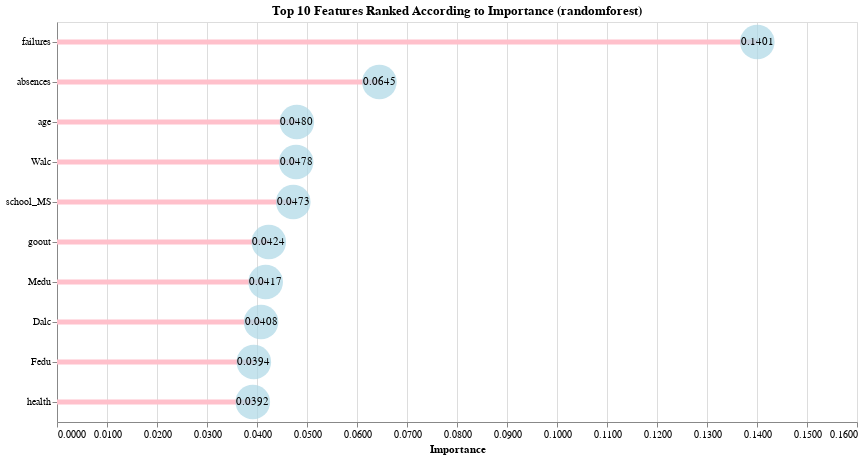

Notebook code cell kept with this figure:
### Code cell
chart = alt.layer(c1,c2,c3)
chart.configure(
    numberFormat="0.4f"
).properties(
    title = "Top 10 Features Ranked According to Importance ("+list(test_rmse.head(1).index)[0]+")",
    width = 800,
    height = 400
)

### Figure 1 — Vega-Lite specification as saved in the notebook (floating-point values rounded to 4 significant figures)
{"$schema": "https://vega.github.io/schema/vega-lite/v3.4.0.json", "config": {"mark": {"tooltip": null}, "numberFormat": "0.4f", "view": {"height": 300, "width": 400}}, "datasets": {"data-769176b103472f6ab10bd2d34d55b47b": [{"Importance": 0.1401, "index": "failures"}, {"Importance": 0.06448, "index": "absences"}, {"Importance": 0.04797, "index": "age"}, {"Importance": 0.04783, "index": "Walc"}, {"Importance": 0.04725, "index": "school_MS"}, {"Importance": 0.04235, "index": "goout"}, {"Importance": 0.04173, "index": "Medu"}, {"Importance": 0.04082, "index": "Dalc"}, {"Importance": 0.03936, "index": "Fedu"}, {"Importance": 0.03916, "index": "health"}]}, "height": 400, "layer": [{"data": {"name": "data-769176b103472f6ab10bd2d34d55b47b"}, "encoding": {"x": {"field": "Importance", "type": "quantitative"}, "y": {"field": "index", "sort": {"field": "Importance", "order": "descending"}, "title": null, "type": "nominal"}}, "mark": {"color": "pink", "size": 5, "type": "bar"}}, {"data": {"name": "data-769176b103472f6ab10bd2d34d55b47b"}, "encoding": {"text": {"field": "Importance", "type": "quantitative"}, "x": {"field": "Importance", "type": "quantitative"}, "y": {"field": "index", "sort": {"field": "Importance", "order": "descending"}, "type": "nominal"}}, "mark": {"color": "lightblue", "size": 1200, "type": "circle"}}, {"data": {"name": "data-769176b103472f6ab10bd2d34d55b47b"}, "encoding": {"text": {"field": "Importance", "type": "quantitative"}, "x": {"field": "Importance", "type": "quantitative"}, "y": {"field": "index", "sort": {"field": "Importance", "order": "descending"}, "type": "nominal"}}, "mark": {"color": "black", "type": "text"}}], "title": "Top 10 Features Ranked According to Importance (randomforest)", "width": 800}
